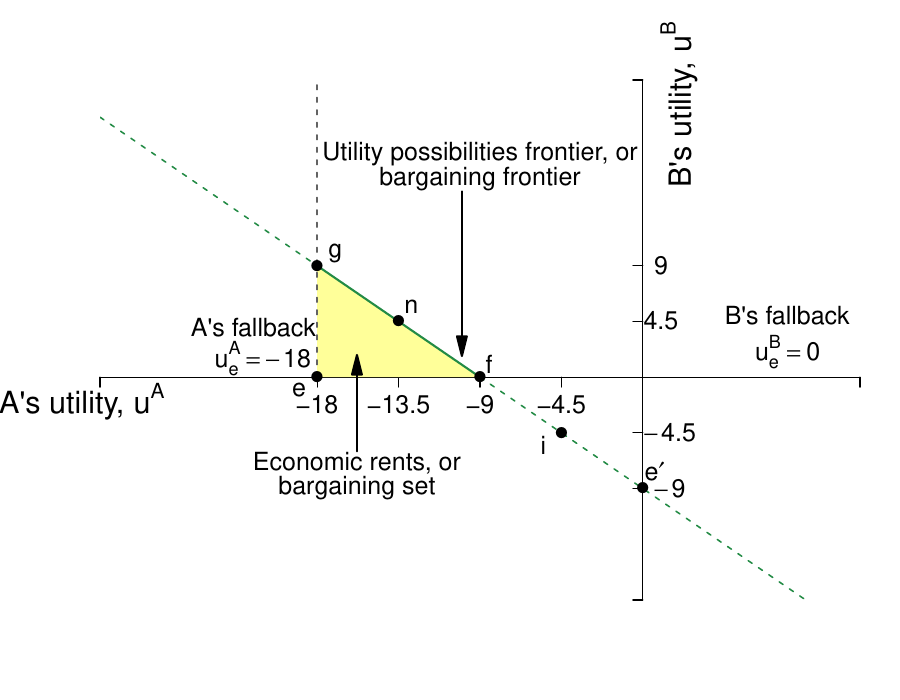

Reproduce this figure in R.
require(shape)
pdf(file = "what_can_markets_do/upf_bargaining_coase_weighted.pdf", width = 9, height = 7)

#Set parameters for graphics
axislabelsize <- 1.8
labelsize <- 1.5
namesize <- 1.8
annotatesize <- 1.5
graphlinewidth <- 2
segmentlinewidth <- 1.5

COL <- c("#7fc97f", "#beaed4", "#fdc086", "#ffff99", "#386cb0", "#f0027f", "#bf5b17", "#666666")
COLA <- c("#e0f3db", "#99d8c9","#66c2a4","#41ae76", "#238b45", "#005824")
COLB <- c("#c6dbef", "#4eb3d3", "#2b8cbe", "#0868ac","#084081")
COLC <- c("#fcfbfd", "#efedf5", "#dadaeb", "#bcbddc", "#9e9ac8", "#807dba", "#6a51a3", "#54278f", "#3f007d")
grays <- gray.colors(25, start = 1, end = 0, alpha = 1)

par(mar =  c(5, 5, 4, 2))
xlims <- c(-30, 12)
ylims <- c(-18, 24)

upf <- function(uA, intercept = -9, slope = 1){
  intercept - slope*uA
}


#Plot command 
plot(40, 40, xlim = xlims, ylim = ylims, 
     type = "n",
     xlab = expression(paste("")),
     ylab = expression(paste("")), 
     axes = FALSE,
     # xlab = expression(paste("Bob's Payoff, ", u^B)),
     # ylab = expression(paste("Alfredo's Payoff, ", u^A)),
     #xaxt = "n", 
     #yaxt = "n", 
     cex.lab = axislabelsize, 
     bty = "n", 
     xaxs="i", 
     yaxs="i"
)


#Customize ticks and labels for the plot
# ticksy <- seq(ylims[1], ylims[2], 1)
# ylabels <- seq(ylims[1], ylims[2], 1)
# ticksx <- seq(xlims[1], xlims[2], 1)
# xlabels <- seq(xlims[1], xlims[2], 1)
ticksy <- c(ylims[1], -9, -4.5, 4.5, 9, ylims[2])
ylabels <- c(NA, NA, NA, NA, NA, NA)
ticksx <- c(xlims[1], -18, -13.5, -9, -4.5, xlims[2])
xlabels <- c(NA, -18, -13.5, -9, -4.5, NA)
axis(1, at = ticksx, pos = 0, labels = xlabels, cex.axis = labelsize)
axis(2, at = ticksy, pos = 0, labels = ylabels, las = 1, cex.axis = labelsize)
#Axis labels
text(xlims[1] - 1, -2, expression(paste("A's utility, ", u^A)), xpd = TRUE, cex = axislabelsize) 
text(2, ylims[2] - 2, expression(paste("B's utility, ", u^B)), xpd = TRUE, cex = axislabelsize, srt = 90) 


#Label 2.25 and 4.5
text(1, 4.5, expression(paste(4.5)), xpd = TRUE, cex = labelsize) 
text(1, 9, expression(paste(9)), xpd = TRUE, cex = labelsize) 
text(1.5, -4.5 , expression(paste(-4.5)), xpd = TRUE, cex = labelsize) 
text(1.5, -9 , expression(paste(-9)), xpd = TRUE, cex = labelsize) 
#text(-4.5, 0.5 , expression(paste(-4.5)), xpd = TRUE, cex = labelsize) 


#Rent polygon
xrent <- c(-18, -18, -9, -18)
yrent <- c(0, 9, 0, 0)
polygon(xrent, yrent, col = COL[4], density = NULL, border = NA)

npts <- 500 
xx1 <- seq(xlims[1], -18, length.out = npts)
xx2 <- seq(-18, -9, length.out = npts)
xx3 <- seq(-9, xlims[2], length.out = npts)
lines(xx1, upf(xx1), col = COLA[5], lwd = segmentlinewidth, lty = 2)
lines(xx2, upf(xx2), col = COLA[5], lwd = graphlinewidth)
lines(xx3, upf(xx3), col = COLA[5], lwd = segmentlinewidth, lty = 2)



#Lines for the coordinates of the Nash equilbrium
text(-15.8, -7, expression(paste("Economic rents, or")), cex = labelsize)
text(-15.8, -9, expression(paste("bargaining set")), cex = labelsize)
Arrows(-15.8, -6, -15.8, 1, col = "black", lty = 1, lwd = 2, arr.type = "triangle")

#Label the UPF
text(-9, 18, expression(paste("Utility possibilities frontier, or")), cex = labelsize)
text(-9, 16, expression(paste("bargaining frontier")), cex = labelsize)
Arrows(-10, 15, -10, 2.5, col = "black", lty = 1, lwd = 2, arr.type = "triangle")

#Lines for Fallback positions
segments(-18, 0, -18, ylims[2], lty = 2, col = grays[22], lwd = segmentlinewidth)
text(-21.5, 4, expression(paste("A's fallback")), cex = labelsize)
text(-21, 1.5, expression(paste(u[e]^A == -18)), cex = labelsize)

text(8, 5, expression(paste("B's fallback")), cex = labelsize)
text(8, 2, expression(paste(u[e]^B == 0)), cex = labelsize)

#Add points

points(0, -9, pch = 16, col = "black", cex = 1.5)
text(0.65, -7.6, expression(paste(e*minute)), cex = labelsize)


points(-9, 0, pch = 16, col = "black", cex = 1.5)
text(-8.5, 1, expression(paste(f)), cex = labelsize)

points(-18, 9, pch = 16, col = "black", cex = 1.5)
text(-17, 10, expression(paste(g)), cex = labelsize)

points(-13.5, 4.5, pch = 16, col = "black", cex = 1.5)
text(-12.8, 5.7, expression(paste(n)), cex = labelsize)

points(-18, 0, pch = 16, col = "black", cex = 1.5)
text(-19, -1, expression(paste(e)), cex = labelsize)



points(-4.5, -4.5, pch = 16, col = "black", cex = 1.5)
text(-5.5, -5.5, expression(paste(i)), cex = labelsize)



dev.off()

